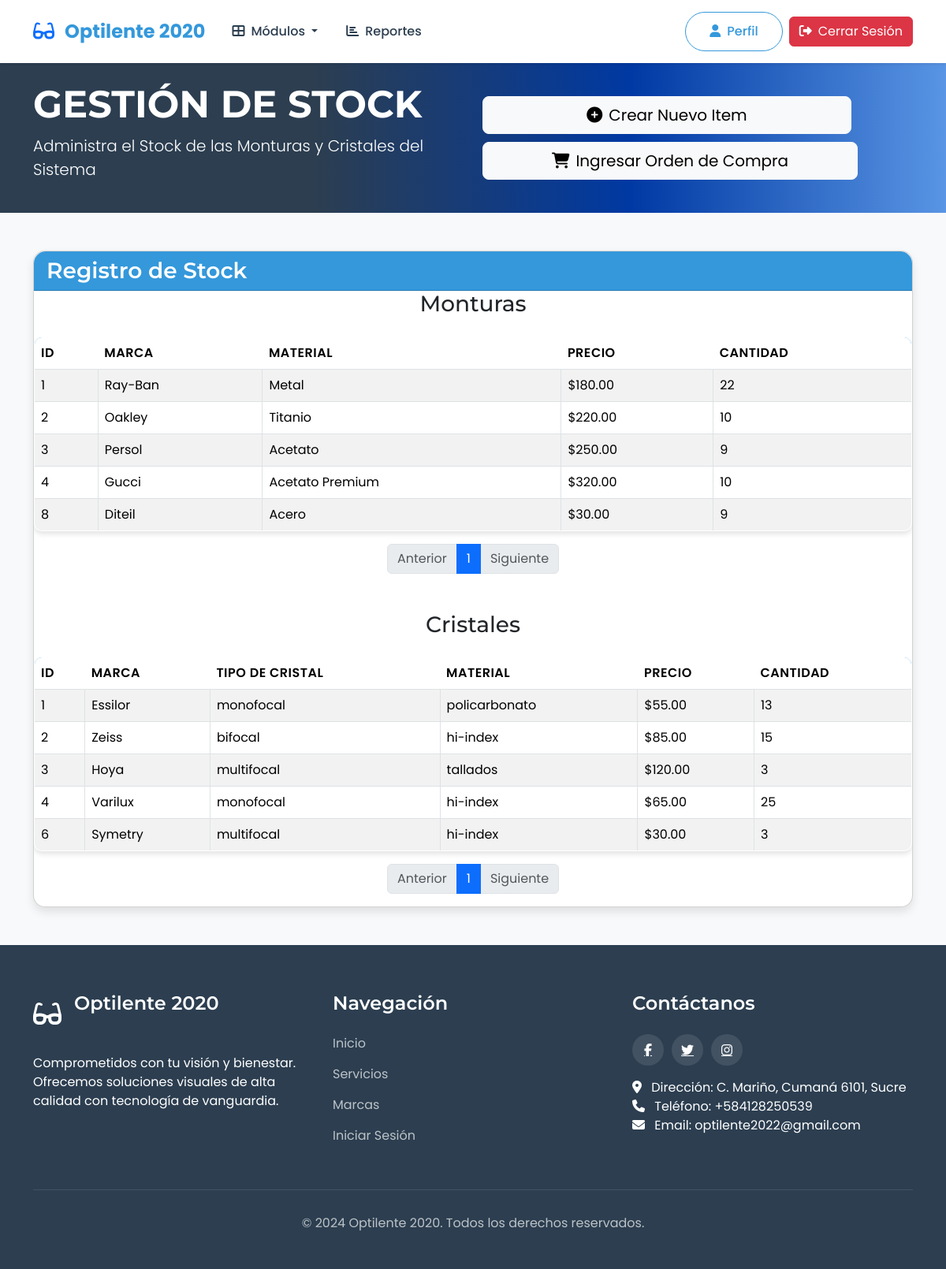
The app's page /inventario.php (signed in) with its own data.
### tables this page shows
CREATE TABLE `monturas` (
  `id_montura` int NOT NULL,
  `marca` varchar(100) NOT NULL,
  `material` varchar(100) NOT NULL,
  `precio` decimal(10,2) NOT NULL,
  `cantidad` int NOT NULL DEFAULT '1',
  `contador_venta` int DEFAULT '0'
);

CREATE TABLE `cristales` (
  `id_cristal` int NOT NULL,
  `marca` varchar(100) NOT NULL,
  `tipo_cristal` enum('monofocal','bifocal','multifocal','propio') NOT NULL DEFAULT 'monofocal',
  `material_cristal` enum('policarbonato','hi-index','tallados','propio') NOT NULL DEFAULT 'policarbonato',
  `precio` decimal(10,2) NOT NULL,
  `cantidad` int NOT NULL DEFAULT '1',
  `contador_venta` int DEFAULT '0'
);

### php/mostrar_items.php (the view, shortened to what this page needs)
<?php
$items_por_pagina = 10;
$pagina_monturas = isset($_GET['pagina_monturas']) ? (int)$_GET['pagina_monturas'] : 1;
$offset_monturas = ($pagina_monturas - 1) * $items_por_pagina;
$total_monturas_query = "SELECT COUNT(*) as total FROM monturas WHERE marca != 'MONTURA PROPIA'";
$total_monturas_result = mysqli_query($con, $total_monturas_query);
$total_monturas = mysqli_fetch_assoc($total_monturas_result)['total'];
$total_paginas_monturas = ceil($total_monturas / $items_por_pagina);
$queryMonturas = "SELECT * FROM monturas WHERE marca != 'MONTURA PROPIA' LIMIT $items_por_pagina OFFSET $offset_monturas";
$resultMonturas = mysqli_query($con, $queryMonturas);
?>
<h2 class="h3 mb-4 text-center">Monturas</h2>
<div class="table-responsive">
    <table class="table table-striped table-hover table-custom">
        <thead>
            <tr>
                <th>ID</th>
                <th>Marca</th>
                <th>Material</th>
                <th>Precio</th>
                <th>Cantidad</th>
            </tr>
        </thead>
        <tbody>
            <?php while ($item = mysqli_fetch_assoc($resultMonturas)): ?>
                <tr>
                    <td><?php echo $item['id_montura']; ?></td>
                    <td><?php echo htmlspecialchars($item['marca']); ?></td>
                    <td><?php echo htmlspecialchars($item['material']); ?></td>
                    <td>$<?php echo number_format($item['precio'], 2); ?></td>
                    <td><?php echo htmlspecialchars($item['cantidad']); ?></td>
                </tr>
            <?php endwhile; ?>
        </tbody>
    </table>
</div>
<nav aria-label="Paginación de monturas">
    <ul class="pagination justify-content-center">
        <li class="page-item <?php echo ($pagina_monturas <= 1) ? 'disabled' : ''; ?>">
            <a class="page-link" href="#"
               onclick="cambiarPaginaMonturas(<?php echo ($pagina_monturas - 1); ?>); return false;"
               <?php echo ($pagina_monturas <= 1) ? 'tabindex="-1" aria-disabled="true"' : ''; ?>>
                Anterior
            </a>
        </li>
        <?php for ($i = 1; $i <= $total_paginas_monturas; $i++): ?>
            <li class="page-item <?php echo ($i == $pagina_monturas) ? 'active' : ''; ?>">
                <a class="page-link" href="#"
                   onclick="cambiarPaginaMonturas(<?php echo $i; ?>); return false;">
                    <?php echo $i; ?>
                </a>
            </li>
        <?php endfor; ?>
        <li class="page-item <?php echo ($pagina_monturas >= $total_paginas_monturas) ? 'disabled' : ''; ?>">
            <a class="page-link" href="#"
               onclick="cambiarPaginaMonturas(<?php echo ($pagina_monturas + 1); ?>); return false;"
               <?php echo ($pagina_monturas >= $total_paginas_monturas) ? 'tabindex="-1" aria-disabled="true"' : ''; ?>>
                Siguiente
            </a>
        </li>
    </ul>
</nav>
<?php
$pagina_cristales = isset($_GET['pagina_cristales']) ? (int)$_GET['pagina_cristales'] : 1;
$offset_cristales = ($pagina_cristales - 1) * $items_por_pagina;
$total_cristales_query = "SELECT COUNT(*) as total FROM cristales WHERE marca != 'CRISTAL PROPIO'";
$total_cristales_result = mysqli_query($con, $total_cristales_query);
$total_cristales = mysqli_fetch_assoc($total_cristales_result)['total'];
$total_paginas_cristales = ceil($total_cristales / $items_por_pagina);
$queryCristales = "SELECT * FROM cristales WHERE marca != 'CRISTAL PROPIO' LIMIT $items_por_pagina OFFSET $offset_cristales";
$resultCristales = mysqli_query($con, $queryCristales);
?>
<h2 class="h3 mb-4 text-center mt-5">Cristales</h2>
<div class="table-responsive">
    <table class="table table-striped table-hover table-custom">
        <thead>
            <tr>
                <th>ID</th>
                <th>Marca</th>
                <th>Tipo de Cristal</th>
                <th>Material</th>
                <th>Precio</th>
                <th>Cantidad</th>
            </tr>
        </thead>
        <tbody>
            <?php while ($item = mysqli_fetch_assoc($resultCristales)): ?>
                <tr>
                    <td><?php echo $item['id_cristal']; ?></td>
                    <td><?php echo htmlspecialchars($item['marca']); ?></td>
                    <td><?php echo htmlspecialchars($item['tipo_cristal']); ?></td>
                    <td><?php echo htmlspecialchars($item['material_cristal']); ?></td>
                    <td>$<?php echo number_format($item['precio'], 2); ?></td>
                    <td><?php echo htmlspecialchars($item['cantidad']); ?></td>
                </tr>
            <?php endwhile; ?>
        </tbody>
    </table>
</div>
<nav aria-label="Paginación de cristales">
    <ul class="pagination justify-content-center">
        <li class="page-item <?php echo ($pagina_cristales <= 1) ? 'disabled' : ''; ?>">
            <a class="page-link" href="#"
               onclick="cambiarPaginaCristales(<?php echo ($pagina_cristales - 1); ?>); return false;"
               <?php echo ($pagina_cristales <= 1) ? 'tabindex="-1" aria-disabled="true"' : ''; ?>>
                Anterior
            </a>
        </li>
        <?php for ($i = 1; $i <= $total_paginas_cristales; $i++): ?>
            <li class="page-item <?php echo ($i == $pagina_cristales) ? 'active' : ''; ?>">
                <a class="page-link" href="#"
                   onclick="cambiarPaginaCristales(<?php echo $i; ?>); return false;">
                    <?php echo $i; ?>
                </a>
            </li>
        <?php endfor; ?>
        <li class="page-item <?php echo ($pagina_cristales >= $total_paginas_cristales) ? 'disabled' : ''; ?>">
            <a class="page-link" href="#"
               onclick="cambiarPaginaCristales(<?php echo ($pagina_cristales + 1); ?>); return false;"
               <?php echo ($pagina_cristales >= $total_paginas_cristales) ? 'tabindex="-1" aria-disabled="true"' : ''; ?>>
                Siguiente
            </a>
        </li>
    </ul>
</nav>

### css/styles.css (style rules this page uses)
:root { --primary-color: #3498db; --secondary-color: #2c3e50; --accent-color: #e74c3c; --light-color: #ecf0f1; --dark-color: #2c3e50; --text-color: #333; --text-light: #7f8c8d; }
body { font-family: 'Poppins', sans-serif; color: var(--text-color); overflow-x: hidden; background-color: #f8f9fa; margin: 0; padding: 0; height: 100%; width: 100%; }
html { height: 100%; width: 100%; scroll-behavior: smooth; }
h1, h2, h3, h4, h5, h6 { font-family: 'Montserrat', sans-serif; font-weight: 600; }
table { width: 100%; border-collapse: collapse; }
table, th, td { border: 1px solid #dee2e6; padding: 10px; text-align: left; }
th { background-color: var(--dark-color); color: white; }
.table-custom { border-radius: 10px; overflow: hidden; box-shadow: 0 4px 6px rgba(0, 0, 0, 0.1); }
.table-custom thead { background-color: var(--primary-color); color: white; }
.table-custom th { font-weight: 600; text-transform: uppercase; letter-spacing: 0.5px; border: none !important; }
.table-custom tbody tr { transition: background-color 0.3s ease; }
.table-custom td { vertical-align: middle; }

### records on screen
monturas: id_montura "1", marca "Ray-Ban", material "Metal", precio "180.00", cantidad "22"
monturas: id_montura "2", marca "Oakley", material "Titanio", precio "220.00", cantidad "10"
monturas: id_montura "3", marca "Persol", material "Acetato", precio "250.00", cantidad "9"
monturas: id_montura "4", marca "Gucci", material "Acetato Premium", precio "320.00", cantidad "10"
monturas: id_montura "8", marca "Diteil", material "Acero", precio "30.00", cantidad "9"
cristales: id_cristal "1", marca "Essilor", tipo_cristal "monofocal", material_cristal "policarbonato", precio "55.00", cantidad "13"
cristales: id_cristal "2", marca "Zeiss", tipo_cristal "bifocal", material_cristal "hi-index", precio "85.00", cantidad "15"
cristales: id_cristal "3", marca "Hoya", tipo_cristal "multifocal", material_cristal "tallados", precio "120.00", cantidad "3"
cristales: id_cristal "4", marca "Varilux", tipo_cristal "monofocal", material_cristal "hi-index", precio "65.00", cantidad "25"
cristales: id_cristal "6", marca "Symetry", tipo_cristal "multifocal", material_cristal "hi-index", precio "30.00", cantidad "3"
